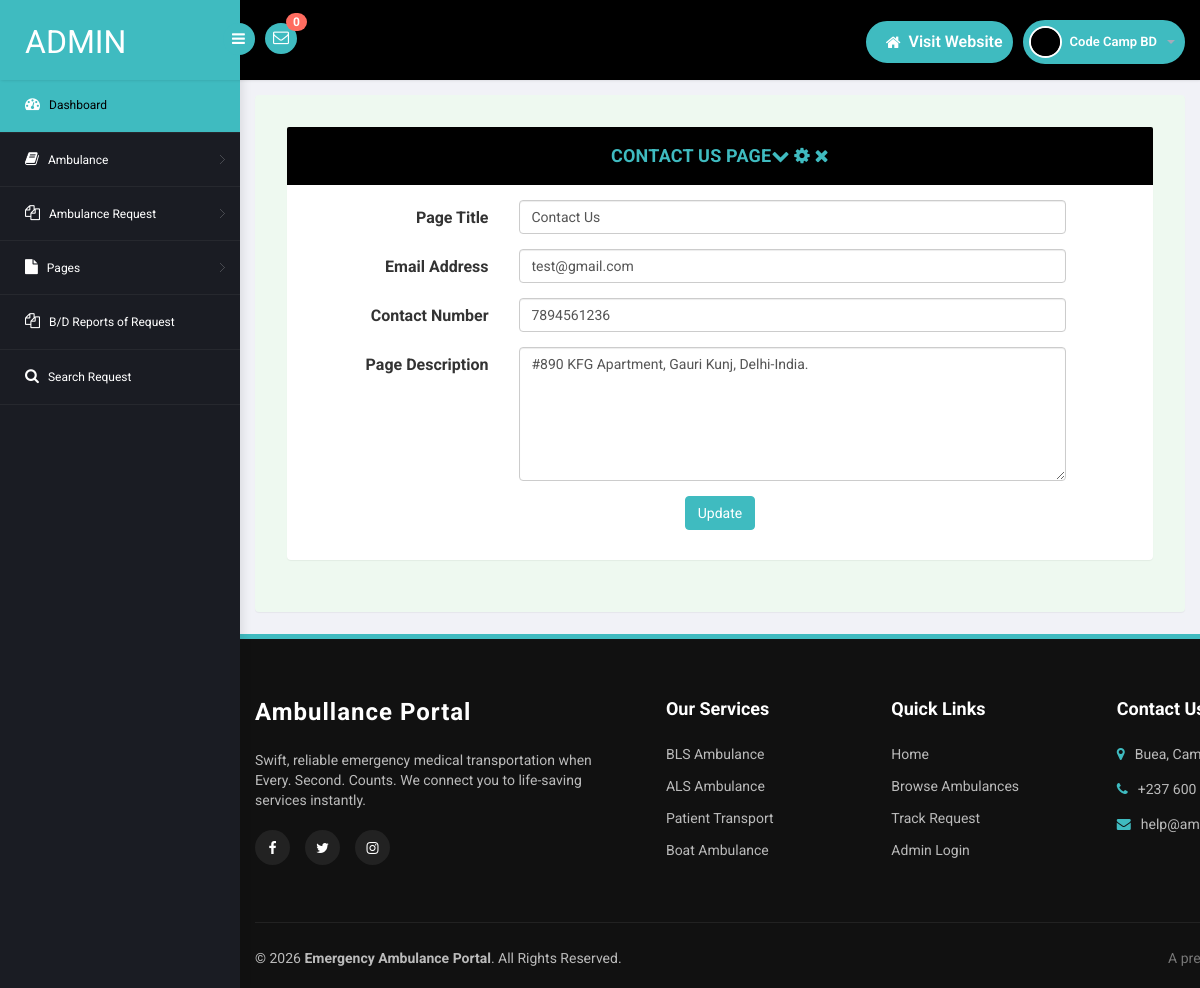
The app's page /admin/contact-us.php (signed in), older data.
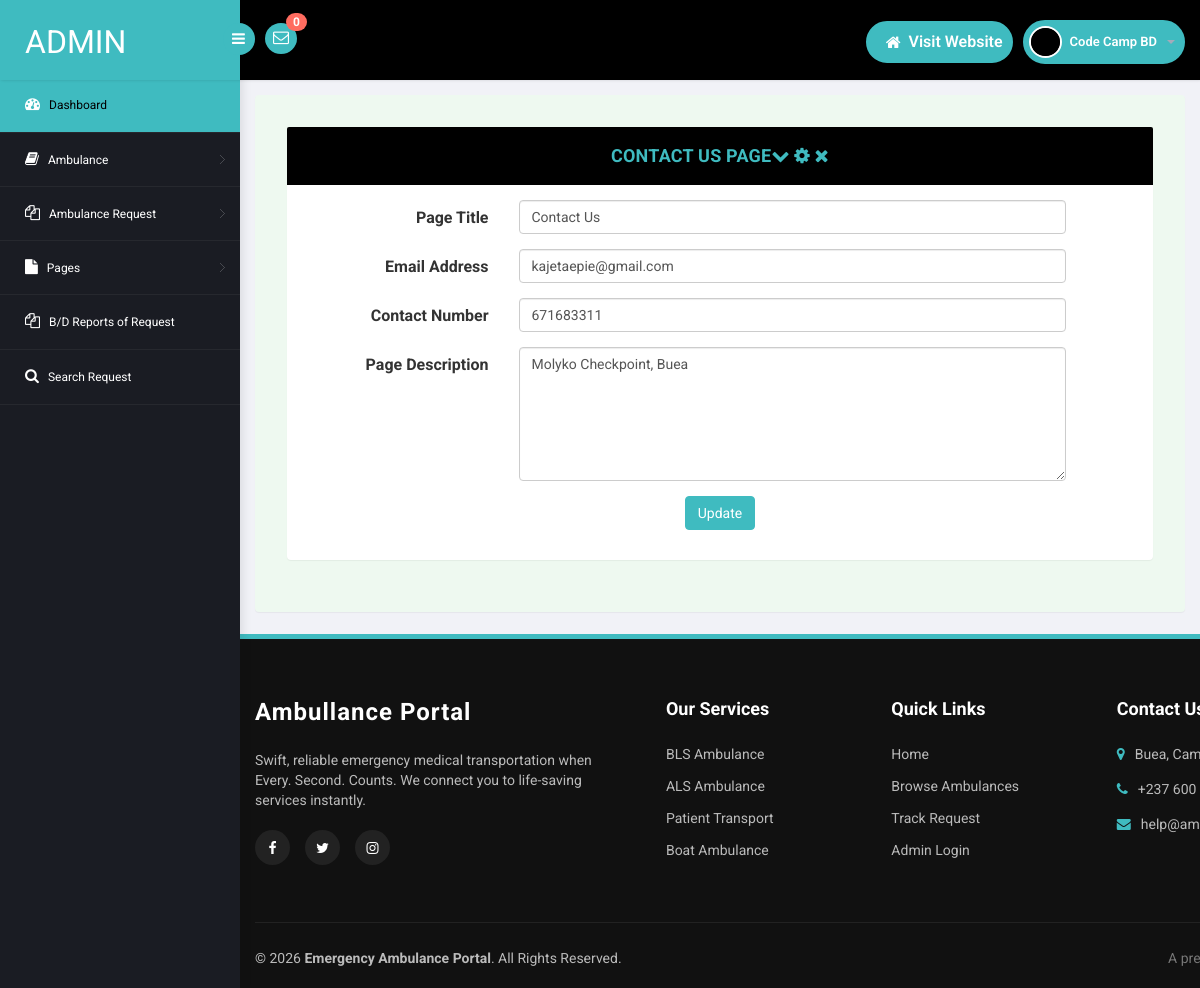
The same page, newer data.
### tables this page shows
CREATE TABLE `tblpage` (
  `ID` int(10) NOT NULL,
  `PageType` varchar(200) DEFAULT NULL,
  `PageTitle` varchar(200) DEFAULT NULL,
  `PageDescription` mediumtext DEFAULT NULL,
  `Email` varchar(200) DEFAULT NULL,
  `MobileNumber` bigint(10) DEFAULT NULL,
  `UpdationDate` timestamp NULL DEFAULT NULL ON UPDATE current_timestamp()
);

### admin/contact-us.php (the view, shortened to what this page needs)
<?php
include('includes/dbconnection.php');
if (strlen($_SESSION['eahpaid']==0)) {
 header('location:logout.php');
  } else{
  ?>
<!DOCTYPE html>
<head>
<link rel="stylesheet" href="css/bootstrap.min.css" >
<link href="css/style.css?v=<?=time()?>" rel='stylesheet' type='text/css' />
<link href="css/style-responsive.css?v=<?=time()?>" rel="stylesheet"/>
<link rel="stylesheet" href="css/font.css" type="text/css"/>
<link href="css/font-awesome.css" rel="stylesheet">
</head>
<body>
<section id="container">
<?php include_once('includes/header.php');?>
<?php include_once('includes/sidebar.php');?>
<section id="main-content">
	<section class="wrapper">
		<div class="form-w3layouts">
            <div class="row">
                <div class="col-lg-12">
                    <section class="panel">
                        <header class="panel-heading">
                            Contact Us Page
                            <span class="tools pull-right">
                                <a class="fa fa-chevron-down" href="javascript:;"></a>
                                <a class="fa fa-cog" href="javascript:;"></a>
                                <a class="fa fa-times" href="javascript:;"></a>
                             </span>
                        </header>
                        <div class="panel-body">
                            <div class="form">
                                <form class="cmxform form-horizontal " method="post" action="">
                                    <?php
$ret=mysqli_query($con,"select * from  tblpage where PageType='contactus'");
while ($row=mysqli_fetch_array($ret)) {
?>
                                    <div class="form-group ">
                                        <label for="adminname" class="control-label col-lg-3">Page Title</label>
                                        <div class="col-lg-8">
                                            <input class=" form-control" id="pagetitle" name="pagetitle" type="text" required="true" value="<?php  echo $row['PageTitle'];?>">
                                        </div>
                                    </div>
                                    <div class="form-group">
                                   <label for="adminname" class="control-label col-lg-3">Email Address</label>
                                    <div class="col-sm-8">
                                        <input type="email" name="email" id="email" value="<?php  echo $row['Email'];?>" class="form-control" required='true'>
                                    </div>
                                </div>
                                 <div class="form-group">
                                   <label for="adminname" class="control-label col-lg-3">Contact Number</label>
                                    <div class="col-sm-8">
                                       <input type="text" name="mobnum" id="mobnum" value="<?php  echo $row['MobileNumber'];?>" class="form-control" required='true' maxlength="10" pattern='[0-9]+'>
                                    </div>
                                </div>
                                    <div class="form-group">
                                        <label for="adminname" class="control-label col-lg-3">Page Description
                                        </label>
                                        <div class="col-lg-8">
                                            <textarea class=" form-control" id="pagedes" rows="6" name="pagedes" type="text" required="true" value=""><?php  echo $row['PageDescription'];?></textarea>
                                        </div>
                                    </div>
                                    <?php } ?>
                                    <div class="form-group">
                                        <div class="col-lg-offset-3 col-lg-6">
                                          <p style="text-align: center;"> <button class="btn btn-primary" type="submit" name="submit">Update</button></p>
                                        </div>
                                    </div>
                                </form>
                            </div>
                        </div>
                    </section>
                </div>
            </div>
        </div>
</section>
		  <?php include_once('includes/footer.php');?>
</section>
</section>
</body>
</html>
<?php }  ?>

### admin/includes/header.php (shortened to what this page needs)
<?php
include('includes/dbconnection.php');
?>
<header class="header fixed-top clearfix">
<div class="brand">
    <a href="dashboard.php" class="logo">
        Admin
    </a>
    <div class="sidebar-toggle-box">
        <div class="fa fa-bars"></div>
    </div>
</div>
<div class="nav notify-row" id="top_menu">
    <ul class="nav top-menu">
<?php
$ret1=mysqli_query($con,"select * from tblambulancehiring
 where (tblambulancehiring.Status is null || tblambulancehiring.Status='')");
$num=mysqli_num_rows($ret1);
?>
        <li id="header_inbox_bar" class="dropdown">
            <a data-toggle="dropdown" class="dropdown-toggle" href="#">
                <i class="fa fa-envelope-o"></i>
                <span class="badge bg-important"><?php echo $num;?></span>
            </a>
        </li>
    </ul>
</div>
<div class="top-nav clearfix">
    <ul class="nav pull-right top-menu d-flex align-items-center">
        <li class="pill-nav-item">
            <a href="../index.php" class="pill-btn">
                <i class="fa fa-home"></i> <span>Visit Website</span>
            </a>
        </li>
        <li class="dropdown pill-nav-item">
            <a data-toggle="dropdown" class="dropdown-toggle pill-btn profile-btn" href="#">
                <?php
$adid=$_SESSION['eahpaid'];
$ret=mysqli_query($con,"select AdminName from tbladmin where ID='$adid'");
$row=mysqli_fetch_array($ret);
$name=$row['AdminName'];
?>
                <img alt="" src="images/2.png" class="profile-img">
                <span class="username"><?php echo $name; ?></span>
                <b class="caret"></b>
            </a>
        </li>
    </ul>
</div>
</header>

### admin/includes/sidebar.php (shortened to what this page needs)
<aside>
    <div id="sidebar" class="nav-collapse">
        <div class="leftside-navigation">
            <ul class="sidebar-menu" id="nav-accordion">
                <li>
                    <a class="active" href="dashboard.php">
                        <i class="fa fa-dashboard"></i>
                        <span>Dashboard</span>
                    </a>
                </li>
                <li class="sub-menu">
                    <a href="javascript:;">
                        <i class="fa fa-book"></i>
                        <span>Ambulance</span>
                    </a>
                </li>
               <li class="sub-menu">
                    <a href="javascript:;">
                        <i class="fa fa-files-o"></i>
                        <span>Ambulance Request</span>
                    </a>
                </li>
               <li class="sub-menu">
                    <a href="javascript:;">
                        <i class="fa fa-file"></i>
                        <span>Pages</span>
                    </a>
                </li>
                <li>
                    <a href="ambulance-request-report.php">
                        <i class="fa fa-files-o"></i>
                        <span>B/D Reports of Request </span>
                    </a>
                </li>
                <li>
                    <a href="search.php">
                        <i class="fa fa-search"></i>
                        <span>Search Request </span>
                    </a>
                </li>
            </ul>            </div>
    </div>
</aside>

### admin/includes/footer.php
<footer class="professional-footer">
    <div class="container">
        <div class="footer-grid">
            <div class="footer-col about">
                <h3>Ambullance Portal</h3>
                <p>Swift, reliable emergency medical transportation when Every. Second. Counts. We connect you to life-saving services instantly.</p>
                <div class="social-links">
                    <a href="#"><i class="fa fa-facebook"></i></a>
                    <a href="#"><i class="fa fa-twitter"></i></a>
                    <a href="#"><i class="fa fa-instagram"></i></a>
                </div>
            </div>
            <div class="footer-col">
                <h4>Our Services</h4>
                <ul>
                    <li><a href="#">BLS Ambulance</a></li>
                    <li><a href="#">ALS Ambulance</a></li>
                    <li><a href="#">Patient Transport</a></li>
                    <li><a href="#">Boat Ambulance</a></li>
                </ul>
            </div>
            <div class="footer-col">
                <h4>Quick Links</h4>
                <ul>
                    <li><a href="index.php">Home</a></li>
                    <li><a href="all-ambulance.php">Browse Ambulances</a></li>
                    <li><a href="check-request.php">Track Request</a></li>
                    <li><a href="admin/login.php">Admin Login</a></li>
                </ul>
            </div>
            <div class="footer-col contact">
                <h4>Contact Us</h4>
                <p><i class="fa fa-map-marker"></i> Buea, Cameroon</p>
                <p><i class="fa fa-phone"></i> +237 600 000 000</p>
                <p><i class="fa fa-envelope"></i> help@ambullance.com</p>
            </div>
        </div>
        <div class="footer-bottom">
            <p>&copy; <?php echo date('Y'); ?> <strong>Emergency Ambulance Portal</strong>. All Rights Reserved.</p>
            <p class="credits text-muted">A premium solution by <strong>KAJETA EPIE</strong></p>
        </div>
    </div>
</footer>

### admin/css/style.css (style rules this page uses)
h4, h5, h6, h1, h2, h3 { margin: 0; }
ul, ol { margin: 0; }
p { margin: 0; }
html, body { font-family: 'Roboto', sans-serif; font-size: 100%; overflow-x: hidden; background: #f1f2f7; background-size:cover; }
body a { transition: 0.5s all ease; -webkit-transition: 0.5s all ease; -moz-transition: 0.5s all ease; -o-transition: 0.5s all ease; -ms-transition: 0.5s all ease; text-decoration:none; color: #3fbbc0; }
h1,h2,h3,h4,h5,h6 { margin:0; }
p { margin:0; }
ul,label { margin:0; padding:0; }
#sidebar { width:240px; height:100%; position:fixed; background:#1a1c23; box-shadow: 2px 0 10px rgba(0,0,0,0.1); -webkit-transition:all .3s ease-in-out; -moz-transition:all .3s ease-in-out; -o-transition:all .3s ease-in-out; transition:all .3s ease-in-out; }
#sidebar ul li { position: relative; }
.leftside-navigation,.right-stat-bar { height: 100%; }
ul.sidebar-menu,ul.sidebar-menu li ul.sub { margin:-2px 0 0; padding:0; }
ul.sidebar-menu { padding-top:80px; }
ul.sidebar-menu li { border-bottom:1px solid rgba(255,255,255,0.05); }
ul.sidebar-menu li.sub-menu { line-height:15px; }
ul.sidebar-menu li a span { display:inline-block; }
ul.sidebar-menu li a { color:#fff; text-decoration:none; display:block; padding:18px 0 18px 25px; font-size:12px; outline:none; -webkit-transition:all 0.3s ease; -moz-transition:all 0.3s ease; -o-transition:all 0.3s ease; -ms-transition:all 0.3s ease; transition:all 0.3s ease; }
ul.sidebar-menu li a.active, ul.sidebar-menu li a:hover, ul.sidebar-menu li a:focus { background: #3fbbc0; color: #000 !important; display: block; -webkit-transition: all 0.3s ease; -moz-transition: all 0.3s ease; -o-transition: all 0.3s ease; -ms-transition: all 0.3s ease; transition: all 0.3s ease; }
ul.sidebar-menu li a i { font-size:15px; padding-right:6px; }
ul.sidebar-menu li a.active i { color:#fff; }
#main-content { margin-left:240px; -webkit-transition:all .3s ease-in-out; -moz-transition:all .3s ease-in-out; -o-transition:all .3s ease-in-out; transition:all .3s ease-in-out; }
.header { left:0; right:0; z-index:1002; background:#000; -webkit-transition:all .3s ease-in-out; -moz-transition:all .3s ease-in-out; -o-transition:all .3s ease-in-out; transition:all .3s ease-in-out; }
.fixed-top { position:fixed; box-shadow:1px 0 3px rgba(0,0,0,.15); }
.wrapper { display:inline-block; margin-top:80px; padding:15px; width:100%; }
.brand { background:#3fbbc0; float:left; width:240px; height:80px; position:relative; }
a.logo { font-size:32px; color:#fff; float:left; margin:20px 0 0 25px; text-transform:uppercase; }
#top_menu .nav>li,ul.top-menu>li { float:left; }
.notify-row { float:left; margin-top:23px; margin-left:25px; }
ul.top-menu { margin-right:15px; margin-top: 0; }
ul.top-menu > li > a { color: #fff; font-size: 16px; background: #3fbbc0; padding: 4px 8px; margin-right: 15px; border-radius: 50%; -webkit-border-radius: 50%; padding-right: 8px !important; }
.notify-row .badge { position:absolute; right:-10px; top:-10px; z-index:100; }
.top-nav { margin-top:20px; }
.top-nav img { border-radius:50%; -webkit-border-radius:50%; width:33px; }
.top-nav .username { font-size:13px; color:#fff; }
.top-nav ul.top-menu>li>a { border-radius: 100px; -webkit-border-radius: 100px; padding: 0px; background: none; margin-right: 0; border: 1px solid #3fbbc0; background: #3fbbc0; }
.top-nav ul.top-menu>li { margin-left:10px; }
.top-nav .nav .caret { border-bottom-color:#A4AABA; border-top-color:#A4AABA; }
.sidebar-toggle-box { float:left; margin-top:23px; margin-left:-15px; background:#3fbbc0; border-radius:50%; -webkit-border-radius:50%; width:32px; height:32px; position:absolute; right:-15px; }
.sidebar-toggle-box .fa-bars { cursor:pointer; display:inline-block; font-size:15px; padding:8px 8px 8px 9px; color:#fff; }
.panel-heading { position: relative; min-height: 57px; line-height: 1.5; letter-spacing: 0.2px; color: #000; font-size: 18px; font-weight: 400; padding: 15px 16px; background:#ddede0; border-top-right-radius: 2px; border-top-left-radius: 2px; text-transform: uppercase; text-align: center; display: flex; align-items: center; justify-content: center; }
.panel { border: none ! important; }
.form-w3layouts { background: #eef9f0; padding: 2em; border-radius: 4px; -webkit-box-shadow: 0 1px 1px rgba(0,0,0,.05); box-shadow: 0 1px 1px rgba(0,0,0,.05); }
.badge.bg-important { background: #ff6c60; }
.sidebar-toggle-box .fa-bars { cursor: pointer !important; }

Row changes from the older to the newer data that the page shows:
changed tblpage "Contact Us": email "test@gmail.com" → "kajetaepie@gmail.com"; mobnum "7894561236" → "671683311"; pagedes "#890 KFG Apartment, Gauri Kunj, Delhi-India." → "Molyko Checkpoint, Buea"
